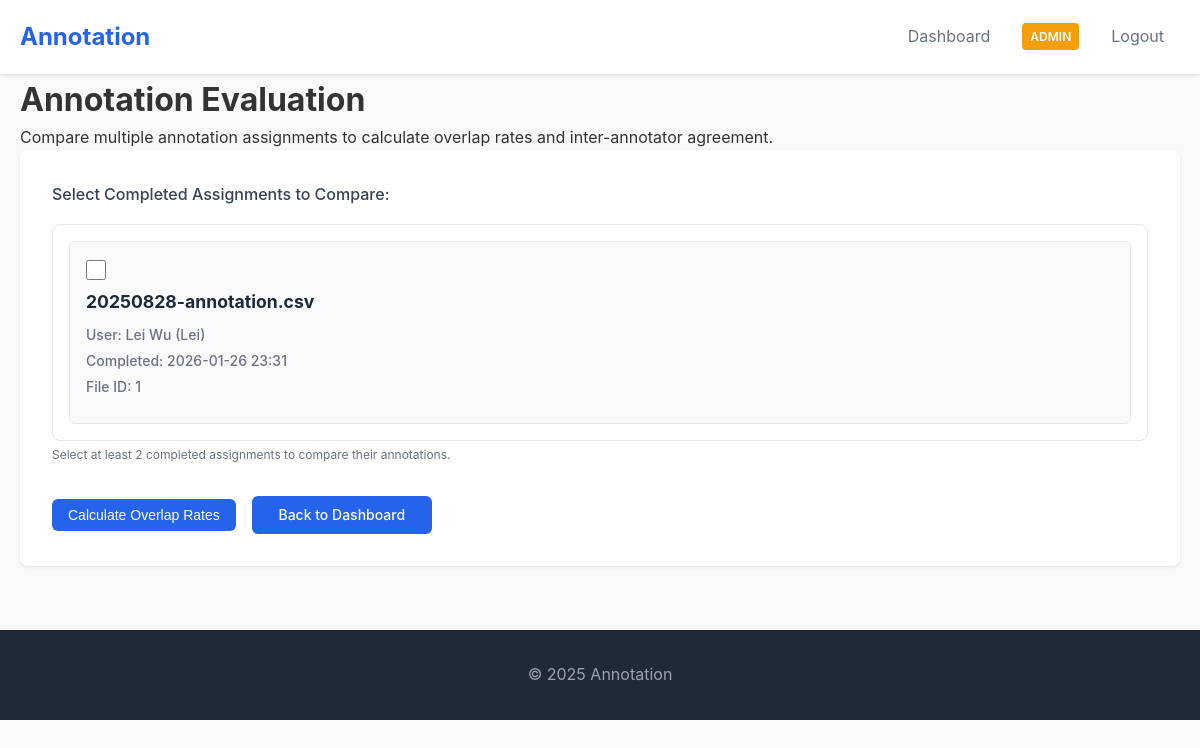
/admin/evaluate_annotations (signed in), run on the app's committed database.
### app.py (models this page shows, shortened)
class AnnotationAssignment(db.Model):
    id = db.Column(db.Integer, primary_key=True)
    file_id = db.Column(db.Integer, db.ForeignKey('annotation_file.id'), nullable=False)
    user_id = db.Column(db.Integer, db.ForeignKey('user.id'), nullable=False)
    assigned_at = db.Column(db.DateTime, default=datetime.utcnow)
    status = db.Column(db.String(20), default='assigned')  # assigned, in_progress, completed
    completed_at = db.Column(db.DateTime, nullable=True)
    user_file_path = db.Column(db.String(500), nullable=True)  # Path to user's copy
    user = db.relationship('User', backref='assignments')
    __table_args__ = (db.UniqueConstraint('file_id', 'user_id', name='unique_file_user_assignment'),)

class AnnotationFile(db.Model):
    id = db.Column(db.Integer, primary_key=True)
    filename = db.Column(db.String(255), nullable=False)
    original_filename = db.Column(db.String(255), nullable=False)
    file_path = db.Column(db.String(500), nullable=False)
    editable_columns = db.Column(db.Text, nullable=False)  # JSON string of editable column names
    column_configs = db.Column(db.Text, nullable=True)  # JSON string of column configurations (type, dropdown_values)
    visible_columns = db.Column(db.Text, nullable=True)  # JSON string of visible column names
    image_path_column = db.Column(db.String(255), nullable=True)  # Column name containing image paths
    image_visible = db.Column(db.Boolean, default=False)  # Whether to show image icon
    created_by = db.Column(db.Integer, db.ForeignKey('user.id'), nullable=False)
    manager_id = db.Column(db.Integer, db.ForeignKey('user.id'), nullable=True)  # Manager who owns this file
    created_at = db.Column(db.DateTime, default=datetime.utcnow)
    is_active = db.Column(db.Boolean, default=True)
    creator = db.relationship('User', foreign_keys=[created_by], backref='created_files')
    manager = db.relationship('User', foreign_keys=[manager_id], backref='managed_files')
    assignments = db.relationship('AnnotationAssignment', backref='annotation_file', cascade='all, delete-orphan')

class User(UserMixin, db.Model):
    id = db.Column(db.Integer, primary_key=True)
    username = db.Column(db.String(80), unique=True, nullable=False)
    email = db.Column(db.String(120), unique=True, nullable=False)
    password_hash = db.Column(db.String(120), nullable=False)
    first_name = db.Column(db.String(50), nullable=False)
    last_name = db.Column(db.String(50), nullable=False)
    organization = db.Column(db.String(100), nullable=False)
    position = db.Column(db.String(100), nullable=False)
    phone = db.Column(db.String(20), nullable=False)
    is_approved = db.Column(db.Boolean, default=False)
    is_admin = db.Column(db.Boolean, default=False)
    is_manager = db.Column(db.Boolean, default=False)
    created_at = db.Column(db.DateTime, default=datetime.utcnow)
    last_login = db.Column(db.DateTime, nullable=True)

### app.py (the view, shortened to what this page needs)
@app.route('/admin/evaluate_annotations', methods=['GET', 'POST'])
@login_required
def evaluate_annotations():
    if not (current_user.is_admin or current_user.is_manager):
        flash('Access denied. Admin or Manager privileges required.', 'error')
        return redirect(url_for('dashboard'))
    if current_user.is_admin:
        all_assignments = get_available_assignments()
    else:  # Manager
        all_assignments = [a for a in get_manager_assignments(current_user.id) if a.status == 'completed']
    return render_template('annotation_evaluation.html',
                         assignments=[],
                         evaluation_results=[],
                         all_assignments=all_assignments)

### app.py (called while the page is built)
@login_manager.user_loader
def load_user(user_id):
    return User.query.get(int(user_id))

def get_available_assignments():
    return AnnotationAssignment.query.join(AnnotationFile).filter(
        AnnotationAssignment.status == 'completed',
        AnnotationFile.is_active == True
    ).all()

### templates/annotation_evaluation.html (shortened to what this page needs)
{% extends "layout.html" %}
{% block content %}
<div class="page-header">
  <h1>Annotation Evaluation</h1>
  <p>Compare multiple annotation assignments to calculate overlap rates and inter-annotator agreement.</p>
</div>
<div class="evaluation-interface">
  <form method="POST">
    <div class="form-group">
      <label>Select Completed Assignments to Compare:</label>
      <div class="assignment-selection">
        {% if all_assignments %}
          <div class="assignment-list">
            {% for assignment in all_assignments %}
            <div class="assignment-item">
              <label class="assignment-checkbox">
                <input type="checkbox"
                       name="assignment_ids"
                       value="{{ assignment.id }}"
                       id="assignment_{{ assignment.id }}">
                <div class="assignment-info">
                  <div class="assignment-header">
                    <strong>{{ assignment.annotation_file.original_filename }}</strong>
                  </div>
                  <div class="assignment-details">
                    <span class="user-info">User: {{ assignment.user.first_name }} {{ assignment.user.last_name }} ({{ assignment.user.username }})</span>
                    <span class="completion-info">Completed: {{ assignment.completed_at.strftime('%Y-%m-%d %H:%M') }}</span>
                    <span class="file-info">File ID: {{ assignment.id }}</span>
                  </div>
                </div>
              </label>
            </div>
            {% endfor %}
          </div>
        {% else %}
          <div class="no-assignments">
            <p>No completed assignments available for evaluation.</p>
            <p>Complete some annotation tasks first to enable evaluation.</p>
          </div>
        {% endif %}
      </div>
      <small class="form-text">Select at least 2 completed assignments to compare their annotations.</small>
    </div>
    <div class="form-actions">
      <button type="submit" class="btn btn-primary" {% if not all_assignments %}disabled{% endif %}>
        Calculate Overlap Rates
      </button>
      <a href="{{ url_for('dashboard') }}" class="btn btn-secondary">Back to Dashboard</a>
    </div>
  </form>
</div>
{% endblock %}

### static/css/style.css (style rules this page uses)
* { margin: 0; padding: 0; box-sizing: border-box; }
body { font-family: -apple-system, BlinkMacSystemFont, 'Segoe UI', Roboto, Oxygen, Ubuntu, Cantarell, sans-serif; line-height: 1.6; color: #333; background-color: #f8f9fa; }
.btn { display: inline-block; padding: 0.75rem 1.5rem; background-color: #2563eb; color: white; text-decoration: none; border-radius: 0.5rem; border: none; cursor: pointer; font-size: 1rem; font-weight: 500; transition: all 0.2s; }
.assignment-info strong { color: #1f2937; }
.form-group { margin-bottom: 1.5rem; }
.form-group label { display: block; margin-bottom: 0.5rem; font-weight: 500; color: #374151; }
.form-text { display: block; margin-top: 0.5rem; font-size: 0.875rem; color: #6b7280; }
.form-text { display: block; margin-top: 0.25rem; font-size: 0.75rem; color: #6b7280; }
.evaluation-interface { background: white; border-radius: 0.5rem; padding: 2rem; margin-bottom: 2rem; box-shadow: 0 1px 3px rgba(0, 0, 0, 0.1); }
.assignment-selection { margin-top: 1rem; }
.assignment-list { display: flex; flex-direction: column; gap: 1rem; max-height: 400px; overflow-y: auto; border: 1px solid #e5e7eb; border-radius: 0.5rem; padding: 1rem; }
.assignment-item { border: 1px solid #e5e7eb; border-radius: 0.375rem; padding: 1rem; background-color: #f9fafb; transition: all 0.2s; }
.assignment-checkbox { display: flex; align-items: flex-start; gap: 1rem; cursor: pointer; margin: 0; }
.assignment-checkbox input[type="checkbox"] { margin: 0; width: 1.25rem; height: 1.25rem; accent-color: #3b82f6; margin-top: 0.125rem; }
.assignment-info { flex: 1; }
.assignment-header { font-size: 1.1rem; color: #374151; margin-bottom: 0.5rem; }
.assignment-details { display: flex; flex-direction: column; gap: 0.25rem; font-size: 0.875rem; color: #6b7280; }
.evaluation-interface .form-actions { display: flex; gap: 1rem; align-items: center; margin-top: 2rem; flex-wrap: wrap; }
.evaluation-interface .form-actions .btn { padding: 0.5rem 1rem; font-size: 0.875rem; border-radius: 0.375rem; min-width: 180px; text-align: center; display: inline-block; text-decoration: none; white-space: nowrap; }

### data on the page
AnnotationAssignment: annotation_file.original_filename "20250828-annotation.csv", user.first_name "Lei", user.last_name "Wu", user.username "Lei", completed_at "2026-01-26 23:31", id "1"
